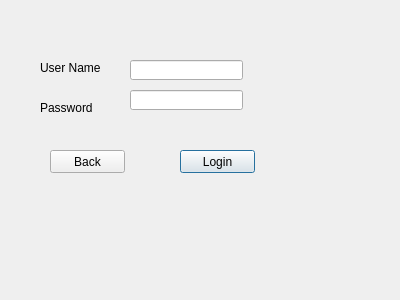
<?xml version="1.0" encoding="UTF-8"?>
<ui version="4.0">
 <class>admin_login</class>
 <widget class="QDialog" name="admin_login">
  <property name="geometry">
   <rect>
    <x>0</x>
    <y>0</y>
    <width>400</width>
    <height>300</height>
   </rect>
  </property>
  <property name="windowTitle">
   <string>Dialog</string>
  </property>
  <widget class="QLineEdit" name="lineEdit">
   <property name="geometry">
    <rect>
     <x>130</x>
     <y>60</y>
     <width>113</width>
     <height>20</height>
    </rect>
   </property>
  </widget>
  <widget class="QLineEdit" name="lineEdit_2">
   <property name="geometry">
    <rect>
     <x>130</x>
     <y>90</y>
     <width>113</width>
     <height>20</height>
    </rect>
   </property>
  </widget>
  <widget class="QLabel" name="label">
   <property name="geometry">
    <rect>
     <x>40</x>
     <y>60</y>
     <width>61</width>
     <height>16</height>
    </rect>
   </property>
   <property name="text">
    <string>User Name</string>
   </property>
  </widget>
  <widget class="QLabel" name="label_2">
   <property name="geometry">
    <rect>
     <x>40</x>
     <y>100</y>
     <width>61</width>
     <height>16</height>
    </rect>
   </property>
   <property name="text">
    <string>Password</string>
   </property>
  </widget>
  <widget class="QPushButton" name="pushButton">
   <property name="geometry">
    <rect>
     <x>180</x>
     <y>150</y>
     <width>75</width>
     <height>23</height>
    </rect>
   </property>
   <property name="text">
    <string>Login</string>
   </property>
  </widget>
  <widget class="QPushButton" name="pushButton_2">
   <property name="geometry">
    <rect>
     <x>50</x>
     <y>150</y>
     <width>75</width>
     <height>23</height>
    </rect>
   </property>
   <property name="text">
    <string>Back</string>
   </property>
  </widget>
 </widget>
 <resources/>
 <connections/>
</ui>
